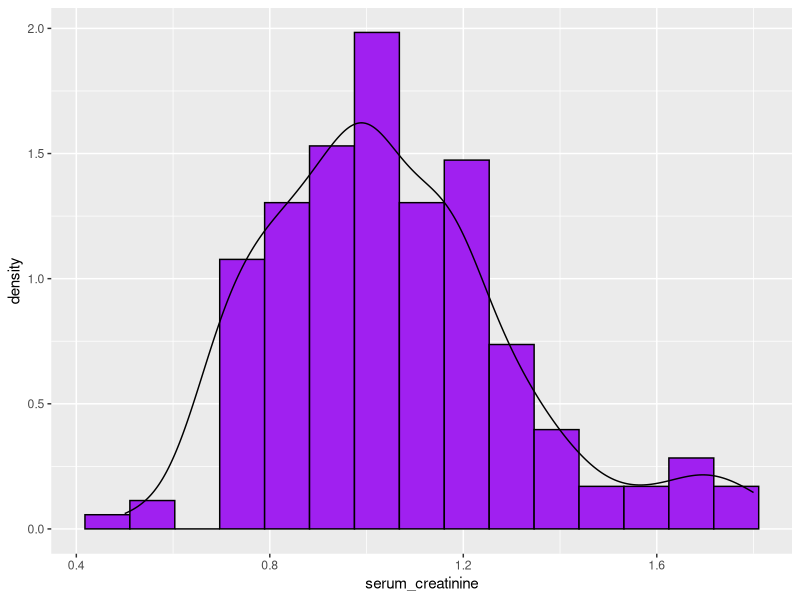
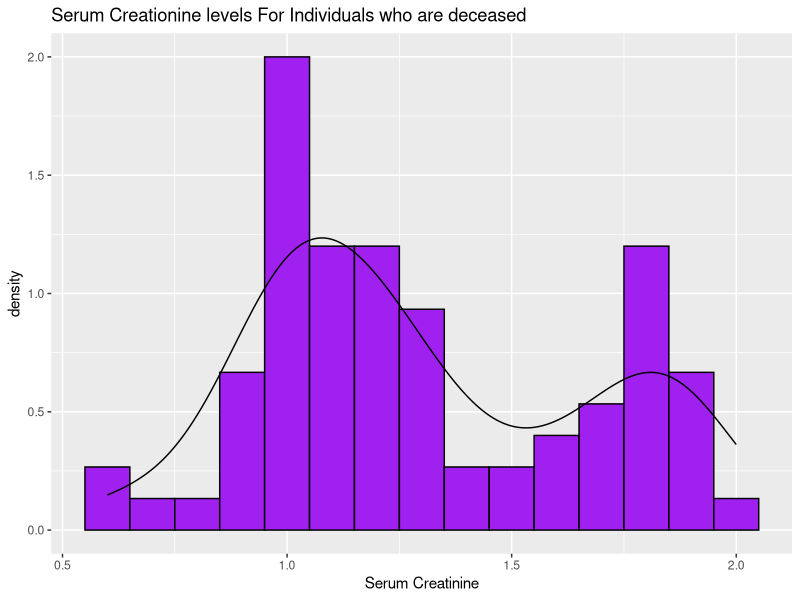

Write R code to recreate these figures, in order.
library(dplyr)
library(readr)
library(ggplot2)



heart <- read.csv('heart_failure_clinical_records_dataset_new.csv')
#will test serum creatinine first


# Getting rid of outliers
serum_creatinine_iqr <- IQR(heart$serum_creatinine)
serum_creatinine <- heart %>% 
  filter(serum_creatinine > quantile(serum_creatinine, 0.25) - 1.5 * serum_creatinine_iqr,
         serum_creatinine < quantile(serum_creatinine, 0.72) + 1.5 * serum_creatinine_iqr) %>%
  select(serum_creatinine, DEATH_EVENT)

serum_creatinine_death <- filter(serum_creatinine, DEATH_EVENT == 1)
serum_creatinine_alive <- filter(serum_creatinine, DEATH_EVENT == 0)

# Lets view data set distribution in a histogram
ggplot(serum_creatinine_alive, aes(x=serum_creatinine, y=after_stat(density))) +
  geom_histogram(color='#000000', fill='purple', bins = 15) +
  geom_density()
  labs(title="Serum Creatinine levels For Individuals who are alive",
       x="Serum Creatinine")

ggplot(serum_creatinine_death, aes(x=serum_creatinine, y=after_stat(density))) +
  geom_histogram(color='#000000', fill='purple', bins = 15) +
  geom_density() +
  labs(title="Serum Creationine levels For Individuals who are deceased",
       x="Serum Creatinine")

mean(serum_creatinine_alive$serum_creatinine)
mean(serum_creatinine_death$serum_creatinine)

var(serum_creatinine_alive$serum_creatinine)
var(serum_creatinine_death$serum_creatinine)


# test for difference in mean 
#Null hypothesis: There is no significant difference between the mean 
#of serum creatinine in individuals who are alive and those who are deceased.

#Alternative hypothesis: The mean of serum creatinine is higher
#in deceased individuals compared to those who are alive.
t.test(serum_creatinine_death$serum_creatinine,
       serum_creatinine_alive$serum_creatinine,
       alternative = 'greater')

#According to the results, we value 2.048e-07, which is significant at
#5% significant level; thus, we reject the null hypothesis in support of the
#alternative hypothesis
